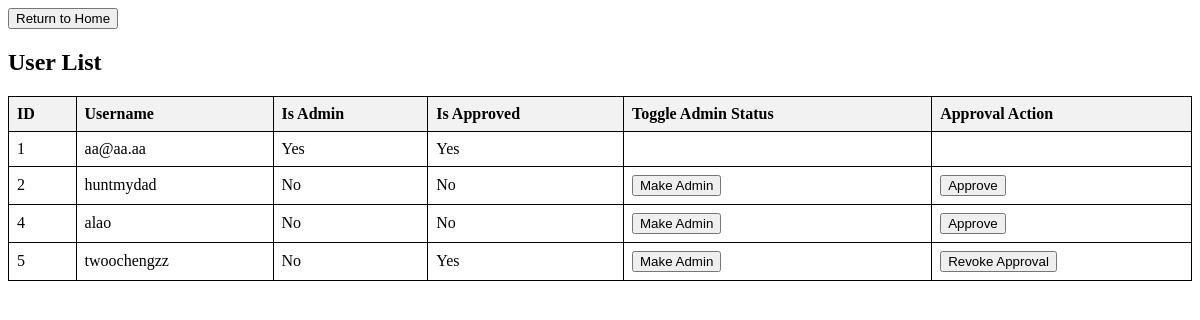
The page /admin.php (signed in) on the database as committed earlier.
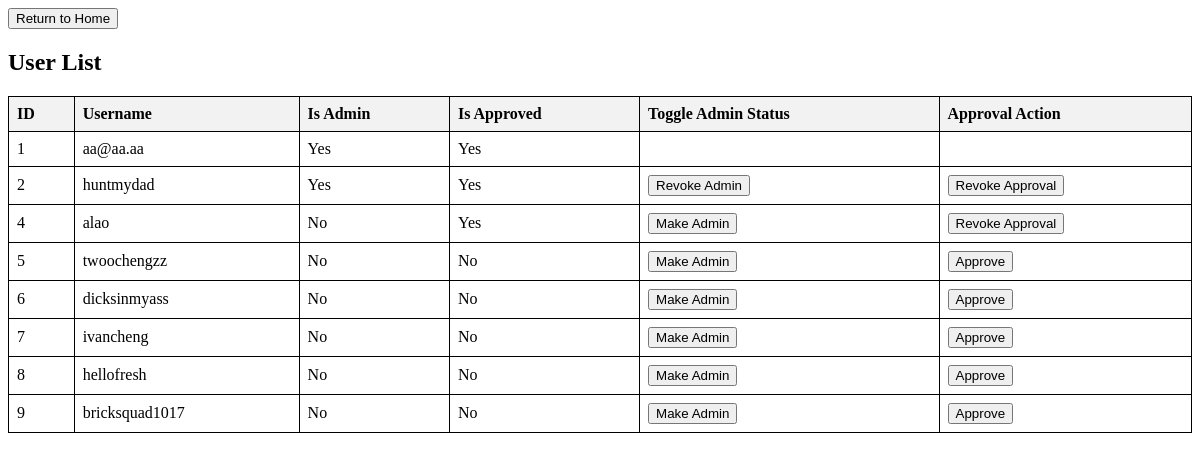
The same page on the database as committed later.
### tables this page shows
CREATE TABLE users(
    id INTEGER PRIMARY KEY AUTOINCREMENT,
    username VARCHAR(50),
    password TEXT,
    is_admin BOOLEAN DEFAULT 0,
    is_approved BOOLEAN DEFAULT 0
   
);

### admin.php (the view, shortened to what this page needs)
<?php
include("inc_db.php");
$result = $db->query("SELECT id, username, is_admin, is_approved FROM users ORDER BY id");
$users = [];
while ($row = $result->fetchArray(SQLITE3_ASSOC)) {
    $users[] = $row;
}
?>
<!DOCTYPE html>
<html lang="en">
<head>
</head>
<body>
<button onclick="location.href='home.php'">Return to Home</button>
    <h2>User List</h2>
    <table>
        <tr>
            <th>ID</th>
            <th>Username</th>
            <th>Is Admin</th>
            <th>Is Approved</th>
            <th>Toggle Admin Status</th>
            <th>Approval Action</th>
        </tr>
        <?php foreach ($users as $user): ?>
<tr>
    <td><?php echo htmlspecialchars($user['id']); ?></td>
    <td><?php echo htmlspecialchars($user['username']); ?></td>
    <td><?php echo $user['is_admin'] == 1 ? 'Yes' : 'No'; ?></td>
    <td><?php echo $user['is_approved'] == 1 ? 'Yes' : 'No'; ?></td>
    <td>
        <?php if ($user['username'] !== 'aa@aa.aa'): ?>
            <form action="toggle_admin.php" method="post" style="display:inline;">
                <input type="submit" value="<?php echo $user['is_admin'] == 1 ? 'Revoke Admin' : 'Make Admin'; ?>">
            </form>
        <?php endif; ?>
    </td>
    <td>
        <?php if ($user['username'] !== 'aa@aa.aa'): ?>
            <form action="toggle_approval.php" method="post" style="display:inline;">
                <input type="submit" value="<?php echo $user['is_approved'] == 1 ? 'Revoke Approval' : 'Approve'; ?>">
            </form>
        <?php endif; ?>
    </td>
</tr>
<?php endforeach; ?>
    </table>
</body>
</html>

### admin.php (style rules this page uses)
table { width: 100%; border-collapse: collapse; }
table, th, td { border: 1px solid black; }
th, td { padding: 8px; text-align: left; }
th { background-color: #f2f2f2; }

Rows that differ between the two databases and show on the page:
changed users "huntmydad": is_admin "Make Admin" → "Revoke Admin"; is_approved "Approve" → "Revoke Approval"; is_admin "No" → "Yes"; is_approved "No" → "Yes"
changed users "alao": is_approved "Approve" → "Revoke Approval"; is_approved "No" → "Yes"
changed users "twoochengzz": is_approved "Revoke Approval" → "Approve"; is_approved "Yes" → "No"
added users: id "6", username "dicksinmyass", shows "No", is_admin "Make Admin", is_approved "Approve"
added users: id "7", username "ivancheng", shows "No", is_admin "Make Admin", is_approved "Approve"
added users: id "8", username "hellofresh", shows "No", is_admin "Make Admin", is_approved "Approve"
added users: id "9", username "bricksquad1017", shows "No", is_admin "Make Admin", is_approved "Approve"
